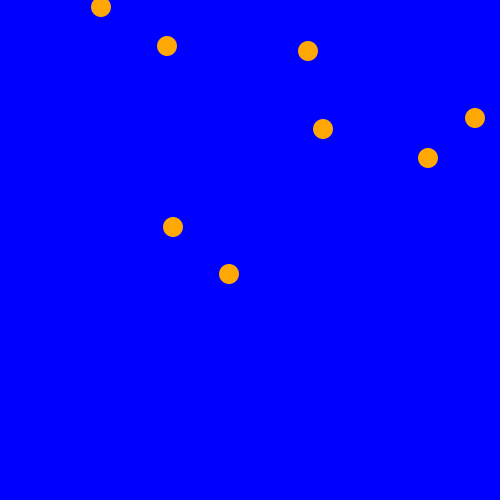
Frame 1 (no input)
Frame 60 (the mouse pressed at the canvas centre just before this capture): identical to frame 1, image omitted
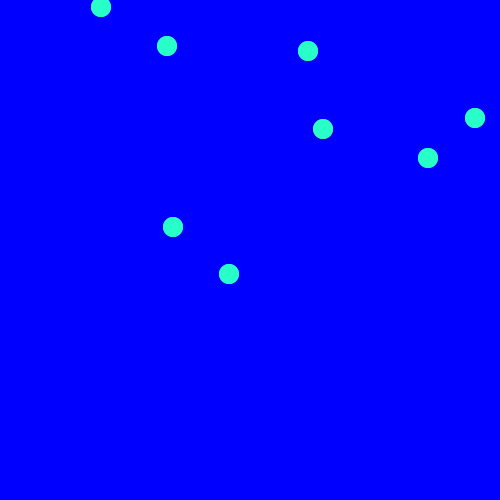
Frame 120 (the mouse held since frame 60 and released just before this capture)

The Processing sketch that drew these frames (run headless with seeded random() and noise(); from frame 60 on, the mouse is pressed at the canvas centre):

// Processing sketch: processing_106143
// ── processing_106143.pde

//orange circles
 
int numBalls = 8;
 
int[] circleX = new int[numBalls];
int[] circleY = new int[numBalls];
 
int rad = 20;
 
void setup(){
  size(500,500);
  smooth();
  
  
  
  for(int i = 0; i < numBalls; i++){
    circleX[i] = int(random(width));
    circleY[i] = int(random(height));
  }
}
 
void draw(){
  background(0,0,255,50);
  noStroke();
  fill(255, 167, 3);
   
  //checking
   
  for(int i=0; i<numBalls; i++){
    if (mouseX > circleX[i] - rad && mouseX< circleX[i] + rad){
      if(mouseY > circleY[i] - rad && mouseY < circleY[i] + rad){
        if(mousePressed){
          circleX[i] = mouseX;
          circleY[i] = mouseY;
        }
        
      }
    }
  }
  //circles
   
  for(int i = 0; i< numBalls; i++){
    ellipse(circleX[i], circleY[i], rad, rad);
    if(mousePressed){
      fill(40, 255,200);
        ellipse(circleX[i], circleY[i], rad, rad);
    }
  }
//for(int i =0; i< numBalls; i++){
  //for int j = 0; j < numBalls; j++){
    //if(dist( circleX[i], circleY[i])<= rad){
    //}
  //}
//}
}
 
void keyPressed(){
  for(int i = 0; i<numBalls; i++){
    circleX[i] = width-(i*2);
    circleY[i] = height-(i*2);}
}
